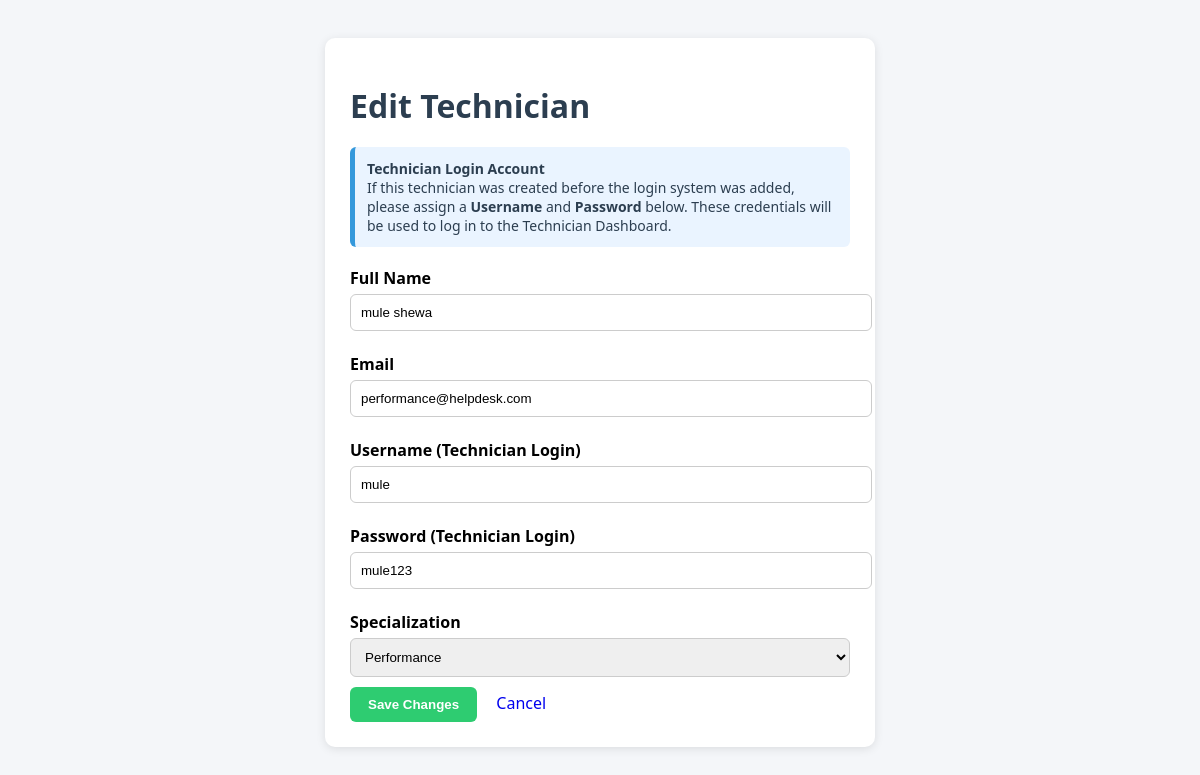
Screenshot of /edit-technician/5 (signed in) with the database file from the repository.
### tables this page shows
CREATE TABLE technicians(
    id INTEGER PRIMARY KEY AUTOINCREMENT,
    name TEXT,
    email TEXT,
    specialization TEXT
    , username TEXT, password TEXT);

### app.py (the view, shortened to what this page needs)
@app.route("/edit-technician/<int:id>", methods=["GET", "POST"])
def edit_technician(id):
    if session.get("role") != "admin":
        return "Access Denied"
    conn = sqlite3.connect(DB_PATH)
    cursor = conn.cursor()
    cursor.execute(
        "SELECT * FROM technicians WHERE id=?",
        (id,)
    )
    technician = cursor.fetchone()
    conn.close()
    return render_template(
        "edit_technician.html",
        technician=technician
    )

### templates/edit_technician.html (shortened to what this page needs)
<!DOCTYPE html>
<html>
<head>
</head>
<body>
<div class="card">
<h1>Edit Technician</h1>
<div class="info-box">
    <strong>Technician Login Account</strong><br>
    If this technician was created before the login system was added,
    please assign a <b>Username</b> and <b>Password</b> below.
    These credentials will be used to log in to the Technician Dashboard.
</div>
<form method="POST">
    <label>Full Name</label>
    <input type="text"
           name="name"
           value="{{ technician[1] }}"
           required>
    <label>Email</label>
    <input type="email"
           name="email"
           value="{{ technician[2] }}"
           required>
    <label>Username (Technician Login)</label>
    <input type="text"
           name="username"
           value="{{ technician[4] or '' }}"
           placeholder="Enter login username"
           required>
    <label>Password (Technician Login)</label>
    <input type="text"
           name="password"
           value="{{ technician[5] or '' }}"
           placeholder="Enter temporary password"
           required>
    <label>Specialization</label>
    <select name="specialization" required>
        <option value="Performance"
            {% if technician[3] == "Performance" %}selected{% endif %}>
            Performance
        </option>
    </select>
    <button type="submit" class="btn save-btn">
        Save Changes
    </button>
    <a href="/technicians">
        Cancel
    </a>
</form>
</div>
</body>
</html>

### templates/edit_technician.html (style rules this page uses)
body { background:#f4f6f9; font-family:'Segoe UI',sans-serif; padding:30px; }
.card { max-width:500px; margin:auto; background:white; padding:25px; border-radius:10px; box-shadow:0 2px 10px rgba(0,0,0,.1); }
h1 { margin-bottom:20px; color:#2c3e50; }
input,select { width:100%; padding:10px; margin-bottom:15px; border:1px solid #ccc; border-radius:6px; }
.info-box { background:#eaf4ff; border-left:5px solid #3498db; padding:12px; margin-bottom:20px; border-radius:6px; color:#2c3e50; font-size:14px; }
label { display:block; margin-top:12px; margin-bottom:5px; font-weight:bold; }
input, select { width:100%; padding:10px; border:1px solid #ccc; border-radius:6px; margin-bottom:10px; }
.save-btn { background:#2ecc71; color:white; padding:10px 18px; border:none; border-radius:6px; cursor:pointer; font-weight:bold; }
button { background:#3498db; color:white; border:none; padding:10px 18px; border-radius:6px; cursor:pointer; }
a { margin-left:15px; text-decoration:none; }

### rows the page displays
technicians: name "mule shewa", email "performance@helpdesk.com", username "mule", password "mule123", specialization "Performance"
